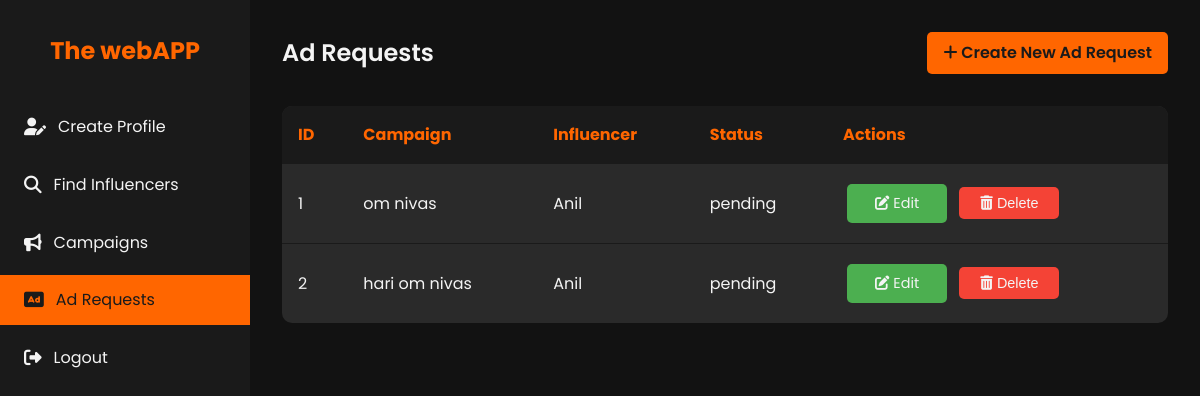
Screenshot of /ad_requests (signed in) with the database file from the repository.
### models.py (models this page shows, shortened)
class AdRequest(db.Model):
    id = db.Column(db.Integer, primary_key=True)
    campaign_id = db.Column(db.Integer, db.ForeignKey('campaign.id', ondelete='CASCADE'), nullable=False)
    influencer_id = db.Column(db.Integer, db.ForeignKey('influencer.id', ondelete='CASCADE'), nullable=False)
    status = db.Column(db.String(50), nullable=False)  # pending, accepted, rejected, negotiated
    details = db.Column(db.Text)
    negotiation_terms = db.Column(db.Text)
    communication_log = db.Column(db.Text)
    renegotiation_email = db.Column(db.String(120), nullable=False)
    company_name = db.Column(db.String(120), nullable=False)
    created_at = db.Column(db.DateTime, default=datetime.utcnow)
    updated_at = db.Column(db.DateTime, default=datetime.utcnow, onupdate=datetime.utcnow)
    campaign = db.relationship('Campaign', backref=db.backref('ad_requests', lazy=True, cascade='all, delete-orphan'))
    influencer = db.relationship('Influencer', backref=db.backref('ad_requests', lazy=True, cascade='all, delete-orphan'))

class Campaign(db.Model):
    id = db.Column(db.Integer, primary_key=True)
    sponsor_id = db.Column(db.Integer, db.ForeignKey('sponsor.id', ondelete='SET NULL'), nullable=True)
    title = db.Column(db.String(120), nullable=False)
    company_name= db.Column(db.String(120), nullable=False)
    description = db.Column(db.Text)
    budget = db.Column(db.Float)
    category = db.Column(db.String(120))
    status = db.Column(db.String(50), nullable=False)  # active, completed, flagged
    start_date = db.Column(db.DateTime)
    end_date = db.Column(db.DateTime)
    is_public = db.Column(db.Boolean, default=True)
    sponsor = db.relationship('Sponsor', backref=db.backref('campaigns', lazy=True, cascade='all, delete-orphan'))

class User(db.Model, UserMixin):
    id = db.Column(db.Integer, primary_key=True)
    username = db.Column(db.String(80), unique=True, nullable=False)
    password = db.Column(db.String(200), nullable=False)
    email = db.Column(db.String(120), unique=True, nullable=False)
    role = db.Column(db.String(50), nullable=False)  # admin, sponsor, influencer
    is_active = db.Column(db.Boolean, default=True)
    sponsor = db.relationship('Sponsor', back_populates='user', uselist=False)
    influencer = db.relationship('Influencer', back_populates='user', uselist=False)

### app.py (the view)
    @app.route('/ad_requests', methods=['GET'])
    def list_ad_requests():
        ad_requests = AdRequest.query.filter(AdRequest.campaign.has(sponsor_id=current_user.id)).all()
        return render_template('ad_requests_list.html', ad_requests=ad_requests)

### templates/ad_requests_list.html (shortened to what this page needs)
<!DOCTYPE html>
<html lang="en">
<head>
    <link rel="stylesheet" href="https://cdnjs.cloudflare.com/ajax/libs/font-awesome/6.1.1/css/all.min.css">
</head>
<body>
    <div class="dashboard">
        <aside class="sidebar">
            <div class="logo">
                <h1>The webAPP</h1>
            </div>
            <nav>
                <ul class="nav-menu">
                    <li class="nav-item">
                        <a href="{{ url_for('sponsor_profile') }}" class="nav-link">
                            <i class="fas fa-user-edit"></i> Create Profile
                        </a>
                    </li>
                    <li class="nav-item">
                        <a href="{{ url_for('search_influencers') }}" class="nav-link">
                            <i class="fas fa-search"></i> Find Influencers
                        </a>
                    </li>
                    <li class="nav-item">
                        <a href="{{ url_for('campaigns_list') }}" class="nav-link">
                            <i class="fas fa-bullhorn"></i> Campaigns
                        </a>
                    </li>
                    <li class="nav-item">
                        <a href="{{ url_for('list_ad_requests') }}" class="nav-link active">
                            <i class="fas fa-ad"></i> Ad Requests
                        </a>
                    </li>
                    <li class="nav-item">
                        <a href="{{ url_for('logout') }}" class="nav-link">
                            <i class="fas fa-sign-out-alt"></i> Logout
                        </a>
                    </li>
                </ul>
            </nav>
        </aside>
        <main class="main-content">
            <header class="header">
                <h1 class="welcome-text">Ad Requests</h1>
                <a href="{{ url_for('create_ad_request') }}" class="btn">
                    <i class="fas fa-plus"></i> Create New Ad Request
                </a>
            </header>
            <section>
                <table class="ad-requests-table">
                    <thead>
                        <tr>
                            <th>ID</th>
                            <th>Campaign</th>
                            <th>Influencer</th>
                            <th>Status</th>
                            <th>Actions</th>
                        </tr>
                    </thead>
                    <tbody>
                        {% for ad_request in ad_requests %}
                        <tr>
                            <td>{{ ad_request.id }}</td>
                            <td>{{ ad_request.campaign.title }}</td>
                            <td>{{ ad_request.influencer.user.username }}</td>
                            <td>{{ ad_request.status }}</td>
                            <td>
                                <a href="{{ url_for('edit_ad_request', id=ad_request.id) }}" class="action-btn edit-btn">
                                    <i class="fas fa-edit"></i> Edit
                                </a>
                                <form action="{{ url_for('delete_ad_request', id=ad_request.id) }}" method="POST" style="display: inline;">
                                    <button type="submit" class="action-btn delete-btn" onclick="return confirm('Are you sure you want to delete this ad request?');">
                                        <i class="fas fa-trash-alt"></i> Delete
                                    </button>
                                </form>
                            </td>
                        </tr>
                        {% endfor %}
                    </tbody>
                </table>
            </section>
        </main>
    </div>
</body>
</html>

### templates/ad_requests_list.html (style rules this page uses)
:root { --primary-color: #1a1a1a; --secondary-color: #ff6600; --text-color: #f4f4f4; --bg-color: #121212; --card-bg-color: #2a2a2a; --hover-color: #ff8533; }
* { margin: 0; padding: 0; box-sizing: border-box; }
body { font-family: 'Poppins', sans-serif; line-height: 1.6; color: var(--text-color); background-color: var(--bg-color); }
.dashboard { display: flex; min-height: 100vh; }
.sidebar { width: 250px; background-color: var(--primary-color); padding: 2rem 0; position: fixed; height: 100vh; overflow-y: auto; }
.logo { text-align: center; margin-bottom: 2rem; }
.logo h1 { color: var(--secondary-color); font-size: 1.5rem; }
.nav-menu { list-style-type: none; }
.nav-item { margin-bottom: 0.5rem; }
.nav-link { display: flex; align-items: center; padding: 0.75rem 1.5rem; color: var(--text-color); text-decoration: none; transition: all 0.3s ease; }
.nav-link:hover, .nav-link.active { background-color: var(--secondary-color); color: var(--primary-color); }
.nav-link i { margin-right: 0.75rem; font-size: 1.1rem; }
.main-content { flex-grow: 1; margin-left: 250px; padding: 2rem; }
.header { display: flex; justify-content: space-between; align-items: center; margin-bottom: 2rem; }
.welcome-text { font-size: 1.5rem; font-weight: 600; }
.btn { background-color: var(--secondary-color); color: var(--primary-color); padding: 0.5rem 1rem; border: none; border-radius: 5px; cursor: pointer; font-weight: 600; transition: all 0.3s ease; text-decoration: none; display: inline-block; }
.ad-requests-table { width: 100%; border-collapse: collapse; margin-top: 1rem; background-color: var(--card-bg-color); border-radius: 10px; overflow: hidden; }
.ad-requests-table th, .ad-requests-table td { padding: 1rem; text-align: left; border-bottom: 1px solid var(--primary-color); }
.ad-requests-table th { background-color: var(--primary-color); color: var(--secondary-color); }
.ad-requests-table tr:last-child td { border-bottom: none; }
.action-btn { padding: 0.5rem 1rem; border-radius: 5px; text-decoration: none; color: var(--text-color); transition: all 0.3s ease; display: inline-block; width: 100px; text-align: center; margin: 0.25rem; border: none; cursor: pointer; font-size: 0.9rem; }
.edit-btn { background-color: #4CAF50; }
.delete-btn { background-color: #f44336; }

### rows the page displays
AdRequest: id "1", campaign "om nivas", influencer.user.username "Anil", status "pending"
AdRequest: id "2", campaign "hari om nivas", influencer.user.username "Anil", status "pending"
